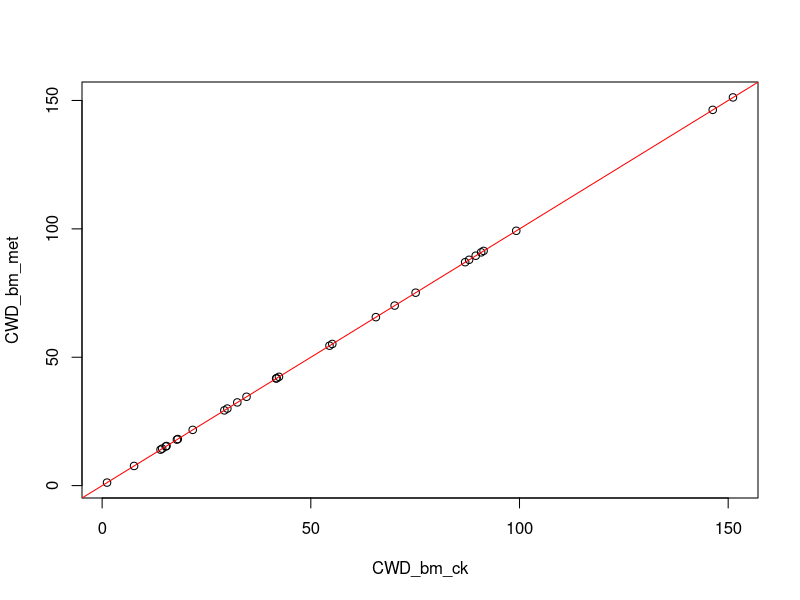
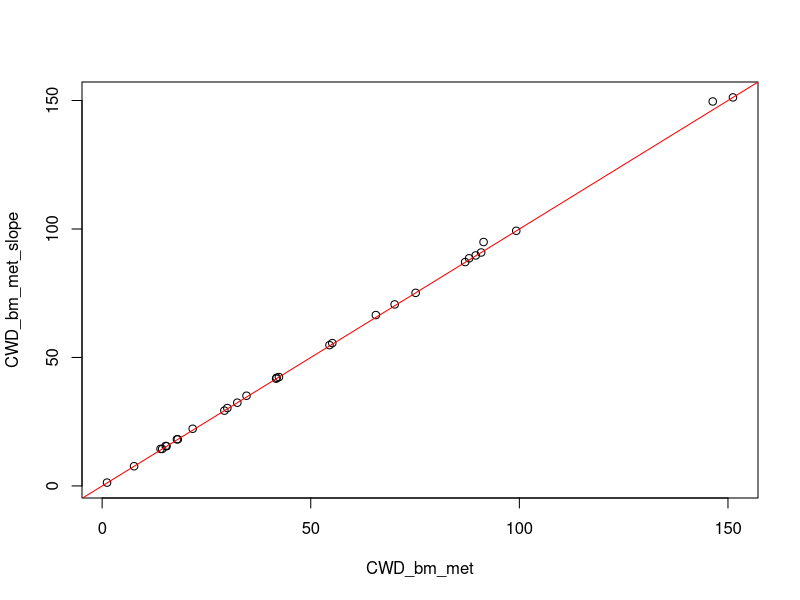
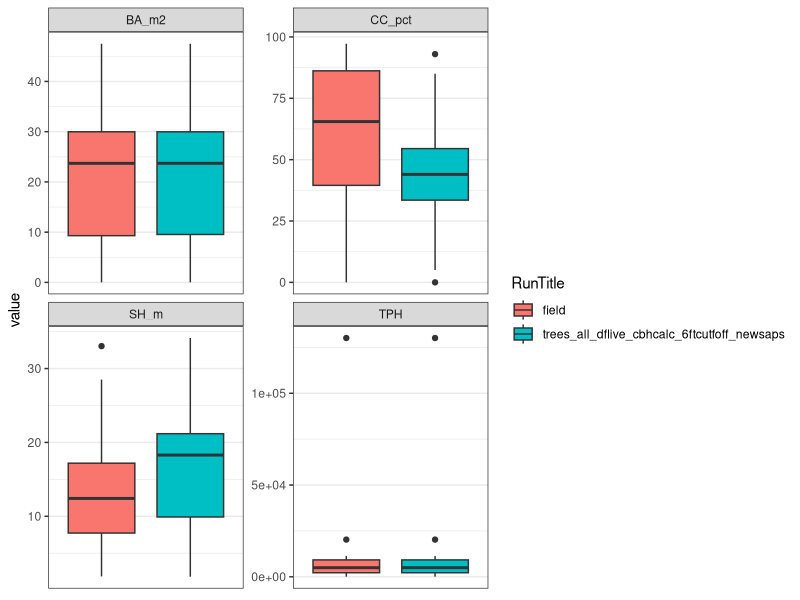
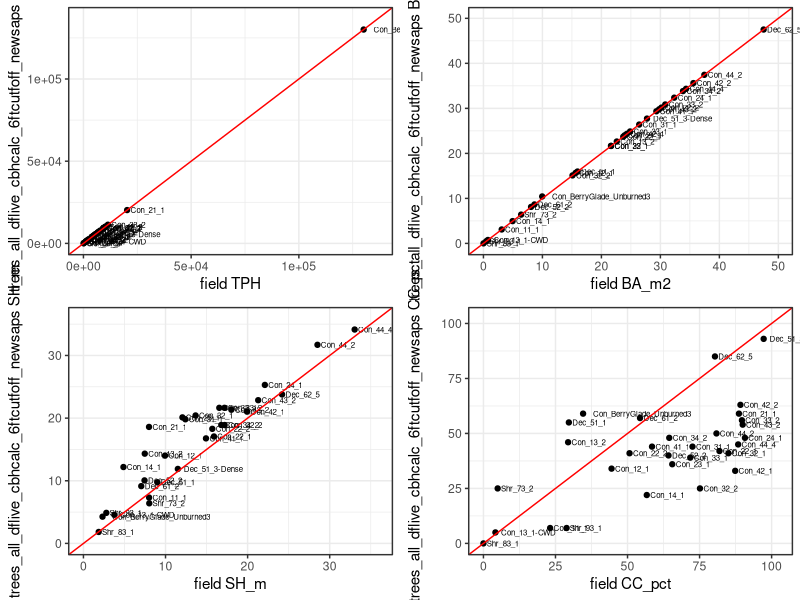
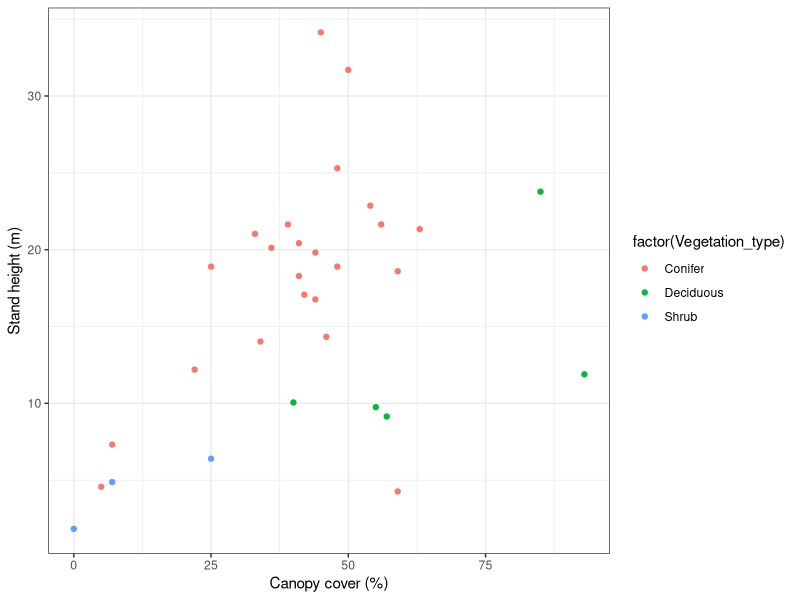
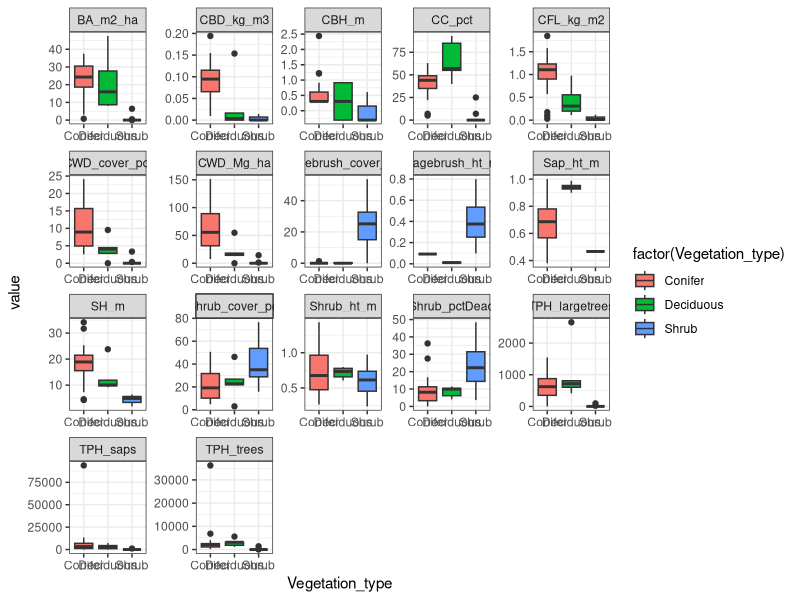

R code for these plots, in order:
#####
#
## fuel characteristics calculations for 2019 fuels plots
#
#####

rm(list=ls())

# wd inherited from project

# load libraries
library(openxlsx) # version 4.1.3
library(dplyr) # version 0.8.3
library(tidyr) # version 1.0.2
library(ggplot2) # version 3.2.1
library(cowplot) # version 1.0.0

####
# 1. surface fuels
####

### load data
# plots
plots = read.xlsx("data/Field_plots_2019/Raw_data/GRTE_LiDAR_field_data_2019.xlsx",
                  sheet="General_plot_measurements", colNames=TRUE)

# shrubs
shrub.sm = read.csv("data/Field_plots_2019/Cleaned_data/shrub_intercept_cover.csv")

quadrats.in = read.xlsx("data/Field_plots_2019/Raw_data/GRTE_LiDAR_field_data_2019.xlsx",
                       sheet="Shrub_quadrats", colNames=TRUE)

shrub.in = read.xlsx("data/Field_plots_2019/Raw_data/GRTE_LiDAR_field_data_2019.xlsx",
                     sheet="Shrub_intercepts", colNames=TRUE) %>%
  arrange(Plot_code, T, Intersect_begin)

# cwd
cwd.in = read.xlsx("data/Field_plots_2019/Raw_data/GRTE_LiDAR_field_data_2019.xlsx",
                   sheet="CWD", colNames=TRUE) %>%
  arrange(Plot_code, T, Intersect_begin)

### shrub cover
# using shrub intercept
# reference: Sampling Vegetation Attributes (USDA FS rev. 1999)
shrub.cover = shrub.sm %>%
  # calc each intersect length
  mutate(Intersect_length = Intersect_end - Intersect_begin) %>%
  group_by(Plot_code) %>%
  # sum by intersect and divide by total intersect length
  # which is 50 m
  summarise(Shrub_cover = (sum(Intersect_length)/50) * 100)

### shrub height
# weighted avg of all shrubs + trees < 2 m in height
# total overlapping cover
shrub.coverlap = shrub.in %>%
  mutate(Intersect_length = Intersect_end - Intersect_begin) %>%
  group_by(Plot_code) %>%
  summarise(Overlap_cover = (sum(Intersect_length, na.rm=TRUE)/50)*100)
  
shrub.ht1 = shrub.in %>%
  # first calculate cover by species
  mutate(Intersect_length = Intersect_end - Intersect_begin) %>%
  group_by(Plot_code,Species) %>%
  summarise(Spec_ht = mean(Height_m), Spec_cover = (sum(Intersect_length, na.rm=TRUE)/50)*100) %>%
  left_join(shrub.coverlap, by="Plot_code") %>%
  # species proportion of cover
  mutate(Prop_cover = Spec_cover/Overlap_cover) %>%
  # weighted average
  group_by(Plot_code) %>%
  summarise(Shrub_smtree_avg_ht = sum(Spec_ht * Prop_cover))

### also calculate cover for sagebrush specifically,
# in the interest of sage grouse habitat
# this will include any overlap among different sage species,
# but this overlap is usually minimal

sage.cover = shrub.in %>%
  filter(Species %in% c("ARCA","ARTRV","ARTRS2","ARTR4")) %>%
  mutate(Intersect_length = Intersect_end - Intersect_begin) %>%
  group_by(Plot_code) %>%
  summarise(Sagebrush_cover_pct = (sum(Intersect_length, na.rm=TRUE)/50)*100)

sage.prop = shrub.in %>%
  mutate(Intersect_length = Intersect_end - Intersect_begin) %>%
  group_by(Plot_code) %>%
  summarise(Total_cover_pct = (sum(Intersect_length, na.rm=TRUE)/50)*100) %>%
  left_join(sage.cover,by="Plot_code") %>%
  mutate(Prop_sagebrush = Sagebrush_cover_pct/Total_cover_pct) %>%
  dplyr::select(-c(Total_cover_pct:Sagebrush_cover_pct))

sage.ht = shrub.in %>%
  filter(Species %in% c("ARCA","ARTRV","ARTRS2","ARTR4")) %>%
  # first calculate cover by species
  mutate(Intersect_length = Intersect_end - Intersect_begin) %>%
  group_by(Plot_code,Species) %>%
  summarise(Spec_ht = mean(Height_m), Spec_cover = (sum(Intersect_length, na.rm=TRUE)/50)*100) %>%
  left_join(shrub.coverlap, by="Plot_code") %>%
  # species proportion of cover
  mutate(Prop_cover = Spec_cover/Overlap_cover) %>%
  # weighted average
  group_by(Plot_code) %>%
  summarise(Sagebrush_ht_m = sum(Spec_ht * Prop_cover))


### shrub % dead
# using quadrats
# total of 8 .25-m2 quadrats for a total of 2-m2 per plot
# just averaging across them
quad.dead = quadrats.in %>%
  # add ht in proportion to cover for weighted avg
  mutate(Dead_sum = Pct_dead * Pct_cover) %>%
  group_by(Plot_code) %>%
  # Pct dead is weighted average of dead_sum divided by sum of total cover
  summarise(Sum_cover_q = sum(Pct_cover),
            Pct_dead = sum(Dead_sum, na.rm=TRUE)/Sum_cover_q)

### cwd cover
cwd.cover = cwd.in %>%
  # drop extra entries if multi intersect
  filter(!is.na(Intersect_end)) %>%
  # calc each intersect length
  mutate(Intersect_length = Intersect_end - Intersect_begin) %>%
  group_by(Plot_code) %>%
  # sum by intersect and divide by total intersect length
  # which is 50 m
  summarise(Cwd_cover = (sum(Intersect_length)/50) * 100)

### cwd biomass (Mg/ha)
# source: Brown 1974

# 2 separate tallies, one for sound wood (classes 1-3) with specific gravity = 0.4,
# one for rotten (classes 4-5) with specific gravity = 0.3
# sound wood: w [tons/acre] = 4.656 * sum(dbh^2) [in^2] * c / N * l [ft]
# rotten wood: w = 3.492 * sum(dbh^2) * c / N * l
# where: w = weight of downed woody material
# dbh = dbh
# c = slope correction factor. c = sqrt(1 + (% slope/100)^2)
# N * l = length of sampling plane, with N as # of transects and l as length of each
# constant incorporates differences in specific gravity between sound and rotten

# I have converted these to metric units so that
# sound: w [Mg/ha] = 0.493 * sum(dbh^2) [cm^2] * c / N * l [m]
# rotten: w [Mg/ha] = 0.370 * sum(dbh^2) [cm^2] * c / N * l [m]
# this is constant * 0.155 [cm^2 to in^2] * 0.3048 [1/m to 1/ft] * 2.242 [Mg/ha to tons/acre]

cwd.biomass = plots %>%
  # first add slope from general plot measurements
  dplyr::select(Plot_code, Slope_deg) %>%
  right_join(cwd.in, by="Plot_code") %>%
  # remove unneeded columns, position not used but retained for now
  dplyr::select(-c(Intersect_begin,Intersect_end,Multi_intersect)) %>%
  # add sound or rotten
  mutate(Sound = ifelse(Class %in% c(1:3),TRUE,FALSE)) %>%
  # add dbh [in] and squared
  mutate(Diam_in = Diam_cm/2.54,
         Diam_cm2 = Diam_cm^2,
         Diam_in2 = Diam_in^2) %>%
  # sum dbh squared by plot
  group_by(Plot_code,Slope_deg,Sound) %>%
  summarise(Diam_cm2_sum = sum(Diam_cm2),
            Diam_in2_sum = sum(Diam_in2)) %>%
  # caculate slope correction factor
  mutate(Slope_rad = Slope_deg * pi/180,  # convert to radians
         Slope_pct = tan(Slope_rad) * 100,  # conver to percent
         c = sqrt(1 + (Slope_pct/100)^2)) %>%
  # add transect length, english conversions as double check
  mutate(Length_m = 50,
         Length_ft = 50/0.3048) %>%
  # add multiplier constant
  mutate(Sound_metric = ifelse(isTRUE(Sound),0.493,0.370),
         Sound_english = ifelse(isTRUE(Sound),4.656,3.492)) %>%
  # calculate CWD biomass in metric and english withough slope correction,
  # also metric with slope correction
  mutate(CWD_bm_met = (Sound_metric * Diam_cm2_sum)/Length_m,
         CWD_bm_met_slope = (Sound_metric * Diam_cm2_sum * c)/Length_m,
         CWD_bm_eng = (Sound_english * Diam_in2_sum)/Length_ft) %>%
  # add sound plus rotten
  group_by(Plot_code,Slope_deg,Slope_pct,c) %>%
  summarise_at(vars(CWD_bm_met:CWD_bm_eng), sum) %>%
  # add ck value for english to metric
  mutate(CWD_bm_ck = CWD_bm_eng * 2.242)
  
plot(CWD_bm_met~CWD_bm_ck, data=cwd.biomass)
abline(a=0,b=1, col="red")  # looks good

plot(CWD_bm_met_slope~CWD_bm_met, data=cwd.biomass)
abline(a=0,b=1, col="red")  # some minor differences

### FBFM

fbfm.in = read.xlsx("data/Field_plots_2019/Raw_data/GRTE_LiDAR_field_data_2019.xlsx", 
                    sheet="Surface_FBFMs", colNames = TRUE) %>%
  dplyr::select(Plot_code, Photo_FBFM) %>%
  rename(FBFM = Photo_FBFM)


####
# 2. stand structure and composition
####

# live trees, including df
trees.in = read.csv("data/Field_plots_2019/Cleaned_data/trees_cleaned_with_heights_grouped.csv") %>%
  filter(Status %in% c("L","DF"))

# plot size multiplier for trees
# multiply x 4 for Con_BerryGlade_Unburned3!!!
plot_size_ha = (pi * 13^2)/10000

# live saplings
saps.in = read.csv("data/Field_plots_2019/Cleaned_data/saplings_cleaned.csv")

# plot size multiplier for saps
# only measured on T1 and T3!!
sap_transect_size = ((2 * 26))/10000

# tree density, ba, dominant height (90th pctile)
trees.stand = trees.in %>%
  # add tph multiplier based on plot size
  mutate(tph_adj = ifelse(Plot_code != "Con_BerryGlade_Unburned3",(1/plot_size_ha),4*(1/plot_size_ha))) %>%
  # calc individ stem BA
  mutate(tree_ba = pi*(DBH_cm/200)^2) %>%
  group_by(Plot_code) %>%
  summarise(tph=sum(tph_adj),ba_m2=sum(tree_ba*tph_adj),
            dom_ht_m = quantile(Ht_ft_calc, probs=0.9)*0.3048,
            mean_tree_ht_m = mean(Ht_ft_calc)*0.3048)

trees.large = trees.in %>%
  # add tph multiplier based on plot size
  mutate(tph_adj = ifelse(Plot_code != "Con_BerryGlade_Unburned3",(1/plot_size_ha),4*(1/plot_size_ha))) %>%
  # filter for large trees only
  filter(DBH_cm >= 7.6) %>%
  group_by(Plot_code) %>%
  summarise(TPH_largetrees=sum(tph_adj))

# sapling density and mean height
saps.tph = saps.in %>%
  mutate(tph_adj = (1/sap_transect_size),
         tph_trans = Live_count * tph_adj) %>%
  group_by(Plot_code) %>%
  summarise(tph_saps=sum(tph_trans))

# mean sapling height
saps.ht = saps.in %>%
  dplyr::select(Plot_code, c(Height_m_1:Height_m_3)) %>%
  gather(key="Height_nbr",value="Height_m",-Plot_code, na.rm=TRUE) %>%
  group_by(Plot_code) %>%
  summarise(mean_sap_ht_m = mean(Height_m))

# canopy cover measured with densiometer
cc.densio = plots %>%
  dplyr::select(Plot_code, c(CanopyCover_T1:CanopyCover_T4)) %>%
  gather(key="CC_mean",value="CC_dots",-Plot_code) %>%
  group_by(Plot_code) %>%
  summarise(CC_pct = mean(CC_dots)*1.04)

####
# 3. compare canopy height and cover, FVS v. field, also vet densities, include deciduous
####

# read in updated data with corrected sapling count
fvs.fin = read.csv("processed_data/fuels_map_variables/fvs/outputs/trees_all_dflive_cbhcalc_6ftcutoff_outputs.csv") %>%
  # first entry only, they are identical
  filter(!duplicated(StandID)) %>%
  mutate(CFL_kg_m2 = Standing_Foliage * 0.22417,
         CBH_m = Canopy_Ht * 0.3048,
         SH_m = TopHt * 0.3048,
         TPH = Tpa * 2.47105,
         BA_m2 = (BA/10.764)*2.47105) %>%
  rename(CBD_kg_m3 = Canopy_Density, Plot_code = StandID, CC_pct = Total_Cover) %>%
  dplyr::select(Plot_code, CFL_kg_m2, CBD_kg_m3, CBH_m, SH_m, TPH, BA_m2, CC_pct, RunTitle)

# prep field data
field.comp = left_join(trees.stand,cc.densio) %>%
  left_join(saps.tph) %>%
  rename(tph_trees=tph,SH_m=dom_ht_m,BA_m2=ba_m2) %>%
  group_by(Plot_code) %>%
  mutate(TPH=sum(tph_trees,tph_saps,na.rm=TRUE),
         RunTitle="field") %>%
  dplyr::select(Plot_code,TPH,BA_m2,SH_m,CC_pct,RunTitle) %>%
  ungroup()

# prep fvs data
fvs.prep = fvs.fin %>%
  dplyr::select(Plot_code,TPH,BA_m2,SH_m,CC_pct,RunTitle) %>%
  mutate(Plot_code = as.character(Plot_code),
         CC_pct = as.numeric(CC_pct))

### combine and plot
stand.comp = rbind(field.comp,fvs.prep)

# plot boxplots
stand.comp %>%
  pivot_longer(c(TPH:CC_pct),names_to = "fuel_metric") %>%
  ggplot(aes(x=RunTitle,y=value, fill=RunTitle)) +
  facet_wrap(~fuel_metric, scales="free_y") +
  geom_boxplot() + 
  theme_bw() +
  theme(
    axis.title.x = element_blank(),
    axis.ticks.x = element_blank(),
    axis.text.x = element_blank(),
    panel.grid.major.x = element_blank()
  ) 



# plot comparisons

# 1:1 comparisons, new function to include all plots
plot_fuelcomp2 = function(df1,df2,var_name) {
  # set equal xlim and ylim for easier comparison
  maxlim = df1 %>%
    left_join(df2, by="Plot_code") %>%
    select(c(paste0(var_name,".x"),paste0(var_name,".y"))) %>%
    max() * 1.05
  
  df1 %>%
    left_join(df2, by="Plot_code") %>%
    ggplot(aes_string(x=paste0(var_name,".x"),y=paste0(var_name,".y"))) +
    geom_point() + 
    geom_text(aes(label=Plot_code),hjust=-0.1,size=2) +
    geom_abline(col="red") +
    xlab(paste(df1$RunTitle[1],var_name)) +
    ylab(paste(df2$RunTitle[1],var_name)) +
    xlim(0,maxlim) +
    ylim(0,maxlim)+
    coord_cartesian(clip="off") +
    theme_bw()
}


plot_grid(plot_fuelcomp2(field.comp,fvs.prep,"TPH"),
          plot_fuelcomp2(field.comp,fvs.prep,"BA_m2"),
          plot_fuelcomp2(field.comp,fvs.prep,"SH_m"),
          plot_fuelcomp2(field.comp,fvs.prep,"CC_pct"),
          align="hv")


####
# 4. combine and visualize
####


### final fuels selection, see readme
fuels.out = plots %>%
  dplyr::select(Plot_code,Vegetation_type) %>%
  full_join(shrub.cover, by="Plot_code") %>%
  full_join(shrub.ht1, by="Plot_code") %>%
  full_join(quad.dead, by="Plot_code") %>%
  full_join(sage.cover, by="Plot_code") %>%
  # full_join(sage.prop, by="Plot_code") %>%
  full_join(sage.ht, by="Plot_code") %>%
  full_join(cwd.cover, by="Plot_code") %>%
  full_join(cwd.biomass, by="Plot_code") %>%
  full_join(fbfm.in, by="Plot_code") %>%
  full_join(trees.stand, by="Plot_code") %>%
  full_join(trees.large, by="Plot_code") %>%
  full_join(saps.tph, by="Plot_code") %>%
  full_join(saps.ht, by="Plot_code") %>%
  full_join(fvs.fin, by="Plot_code") %>%
  dplyr::select(-c(Sum_cover_q,Slope_deg,Slope_pct,c,CWD_bm_met,CWD_bm_eng,CWD_bm_ck,
                   dom_ht_m, mean_tree_ht_m,TPH,BA_m2,RunTitle)) %>%
  rename(Shrub_cover_pct = Shrub_cover, Shrub_ht_m = Shrub_smtree_avg_ht, Shrub_pctDead = Pct_dead,
         CWD_cover_pct = Cwd_cover,CWD_Mg_ha = CWD_bm_met_slope, TPH_trees = tph, BA_m2_ha = ba_m2, TPH_saps = tph_saps,
         Sap_ht_m = mean_sap_ht_m) %>%
  dplyr::select(c(Plot_code:Sap_ht_m,SH_m,CC_pct,CBH_m,CBD_kg_m3,CFL_kg_m2)) %>%
  # replace NAs with 0 where appropriate
  replace_na(list(Sagebrush_cover_pct=0,
                  CWD_cover_pct=0,
                  CWD_Mg_ha=0,
                  TPH_trees=0,
                  BA_m2_ha=0,
                  TPH_largetrees=0,
                  TPH_saps=0,
                  CC_pct=0))


str(fuels.out)
head(fuels.out)


fuels.out %>%
  # filter(Vegetation_type=="Conifer") %>%
  ggplot(aes(x=CC_pct, y=SH_m)) +
  ylab("Stand height (m)") +
  xlab("Canopy cover (%)") +
  geom_point(aes(color=factor(Vegetation_type))) +
  theme_bw()


fuels.out %>%
  dplyr::select(-FBFM) %>%
  pivot_longer(cols=c(Shrub_cover_pct:CFL_kg_m2),names_to="metric") %>%
  ggplot(aes(x=Vegetation_type, y=value)) +
  facet_wrap(~metric, scales="free") +
  # ylab("Stand height (m)") +
  # xlab("Canopy cover (%)") +
  geom_boxplot(aes(fill=factor(Vegetation_type))) +
  theme_bw() 


fuels.out %>%
  write.csv("processed_data/fuels_map_variables/field_plot_2019_fuels.csv", row.names=FALSE)
